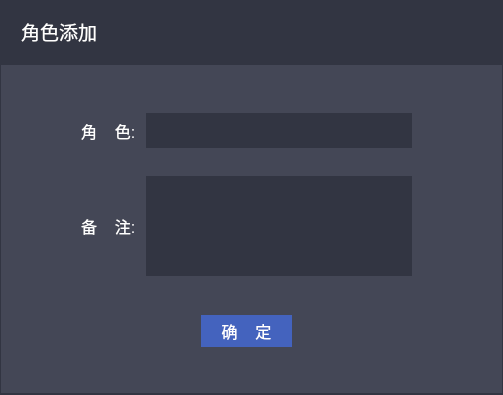
<?xml version="1.0" encoding="UTF-8"?>
<ui version="4.0">
 <class>roleAddDialog</class>
 <widget class="QDialog" name="roleAddDialog">
  <property name="windowModality">
   <enum>Qt::NonModal</enum>
  </property>
  <property name="geometry">
   <rect>
    <x>0</x>
    <y>0</y>
    <width>503</width>
    <height>395</height>
   </rect>
  </property>
  <property name="minimumSize">
   <size>
    <width>503</width>
    <height>395</height>
   </size>
  </property>
  <property name="maximumSize">
   <size>
    <width>503</width>
    <height>395</height>
   </size>
  </property>
  <property name="contextMenuPolicy">
   <enum>Qt::CustomContextMenu</enum>
  </property>
  <property name="windowTitle">
   <string>添加用户</string>
  </property>
  <property name="windowOpacity">
   <double>1.000000000000000</double>
  </property>
  <property name="autoFillBackground">
   <bool>false</bool>
  </property>
  <property name="styleSheet">
   <string notr="true">QDialog#roleAddDialog{
	background-color: rgb(50,53,66);
	border-radius:1px;
}</string>
  </property>
  <property name="sizeGripEnabled">
   <bool>false</bool>
  </property>
  <property name="modal">
   <bool>false</bool>
  </property>
  <layout class="QHBoxLayout" name="horizontalLayout">
   <property name="spacing">
    <number>0</number>
   </property>
   <property name="sizeConstraint">
    <enum>QLayout::SetNoConstraint</enum>
   </property>
   <property name="leftMargin">
    <number>0</number>
   </property>
   <property name="topMargin">
    <number>0</number>
   </property>
   <property name="rightMargin">
    <number>0</number>
   </property>
   <property name="bottomMargin">
    <number>0</number>
   </property>
   <item>
    <layout class="QVBoxLayout" name="verticalLayout">
     <property name="spacing">
      <number>0</number>
     </property>
     <property name="leftMargin">
      <number>1</number>
     </property>
     <property name="topMargin">
      <number>1</number>
     </property>
     <property name="rightMargin">
      <number>1</number>
     </property>
     <property name="bottomMargin">
      <number>1</number>
     </property>
     <item>
      <widget class="QGroupBox" name="groupBox">
       <property name="minimumSize">
        <size>
         <width>0</width>
         <height>64</height>
        </size>
       </property>
       <property name="maximumSize">
        <size>
         <width>16777215</width>
         <height>64</height>
        </size>
       </property>
       <property name="styleSheet">
        <string notr="true">background-color: rgb(50,53,66);
color:rgb(255,255,255);
border:none;</string>
       </property>
       <property name="title">
        <string/>
       </property>
       <widget class="QLabel" name="lblTitle">
        <property name="geometry">
         <rect>
          <x>20</x>
          <y>20</y>
          <width>91</width>
          <height>21</height>
         </rect>
        </property>
        <property name="font">
         <font>
          <family>Arial</family>
          <pointsize>14</pointsize>
         </font>
        </property>
        <property name="text">
         <string>角色添加</string>
        </property>
       </widget>
       <widget class="QPushButton" name="btnClose">
        <property name="geometry">
         <rect>
          <x>430</x>
          <y>20</y>
          <width>20</width>
          <height>20</height>
         </rect>
        </property>
        <property name="minimumSize">
         <size>
          <width>20</width>
          <height>20</height>
         </size>
        </property>
        <property name="maximumSize">
         <size>
          <width>20</width>
          <height>20</height>
         </size>
        </property>
        <property name="styleSheet">
         <string notr="true">QPushButton{border-image: url(./Res/叉.png)}</string>
        </property>
        <property name="text">
         <string/>
        </property>
       </widget>
      </widget>
     </item>
     <item>
      <widget class="QGroupBox" name="groupBox_2">
       <property name="minimumSize">
        <size>
         <width>0</width>
         <height>328</height>
        </size>
       </property>
       <property name="maximumSize">
        <size>
         <width>16777215</width>
         <height>328</height>
        </size>
       </property>
       <property name="autoFillBackground">
        <bool>false</bool>
       </property>
       <property name="styleSheet">
        <string notr="true">background-color: rgb(68,71,86);
color:white;
border:none;</string>
       </property>
       <property name="title">
        <string/>
       </property>
       <widget class="QPushButton" name="btnRoleAdd">
        <property name="geometry">
         <rect>
          <x>200</x>
          <y>250</y>
          <width>91</width>
          <height>32</height>
         </rect>
        </property>
        <property name="minimumSize">
         <size>
          <width>91</width>
          <height>32</height>
         </size>
        </property>
        <property name="maximumSize">
         <size>
          <width>91</width>
          <height>30</height>
         </size>
        </property>
        <property name="font">
         <font>
          <family>Arial</family>
          <pointsize>12</pointsize>
         </font>
        </property>
        <property name="styleSheet">
         <string notr="true">background-color: rgb(68,99,190);</string>
        </property>
        <property name="text">
         <string>确    定</string>
        </property>
       </widget>
       <widget class="QWidget" name="layoutWidget">
        <property name="geometry">
         <rect>
          <x>80</x>
          <y>30</y>
          <width>331</width>
          <height>201</height>
         </rect>
        </property>
        <layout class="QGridLayout" name="gridLayout">
         <property name="spacing">
          <number>10</number>
         </property>
         <item row="1" column="1">
          <widget class="QPlainTextEdit" name="txtComment">
           <property name="minimumSize">
            <size>
             <width>0</width>
             <height>100</height>
            </size>
           </property>
           <property name="maximumSize">
            <size>
             <width>16777215</width>
             <height>100</height>
            </size>
           </property>
           <property name="font">
            <font>
             <family>Arial</family>
             <pointsize>12</pointsize>
            </font>
           </property>
           <property name="styleSheet">
            <string notr="true">background-color: rgb(50,53,66);</string>
           </property>
          </widget>
         </item>
         <item row="0" column="0">
          <widget class="QLabel" name="label_2">
           <property name="font">
            <font>
             <family>Arial</family>
             <pointsize>12</pointsize>
            </font>
           </property>
           <property name="layoutDirection">
            <enum>Qt::RightToLeft</enum>
           </property>
           <property name="text">
            <string>角    色:</string>
           </property>
          </widget>
         </item>
         <item row="1" column="0">
          <widget class="QLabel" name="label_5">
           <property name="font">
            <font>
             <family>Arial</family>
             <pointsize>12</pointsize>
            </font>
           </property>
           <property name="layoutDirection">
            <enum>Qt::RightToLeft</enum>
           </property>
           <property name="text">
            <string>备    注:</string>
           </property>
          </widget>
         </item>
         <item row="0" column="1">
          <widget class="QLineEdit" name="txtRoleName">
           <property name="maximumSize">
            <size>
             <width>16777215</width>
             <height>35</height>
            </size>
           </property>
           <property name="font">
            <font>
             <family>Arial</family>
             <pointsize>12</pointsize>
            </font>
           </property>
           <property name="styleSheet">
            <string notr="true">background-color: rgb(50,53,66);</string>
           </property>
           <property name="text">
            <string/>
           </property>
          </widget>
         </item>
        </layout>
       </widget>
      </widget>
     </item>
    </layout>
   </item>
  </layout>
 </widget>
 <resources/>
 <connections/>
</ui>
